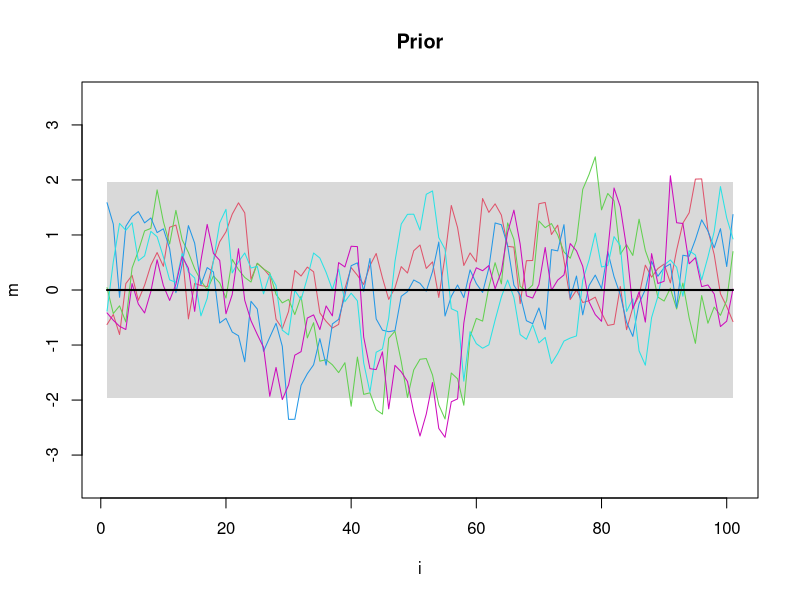
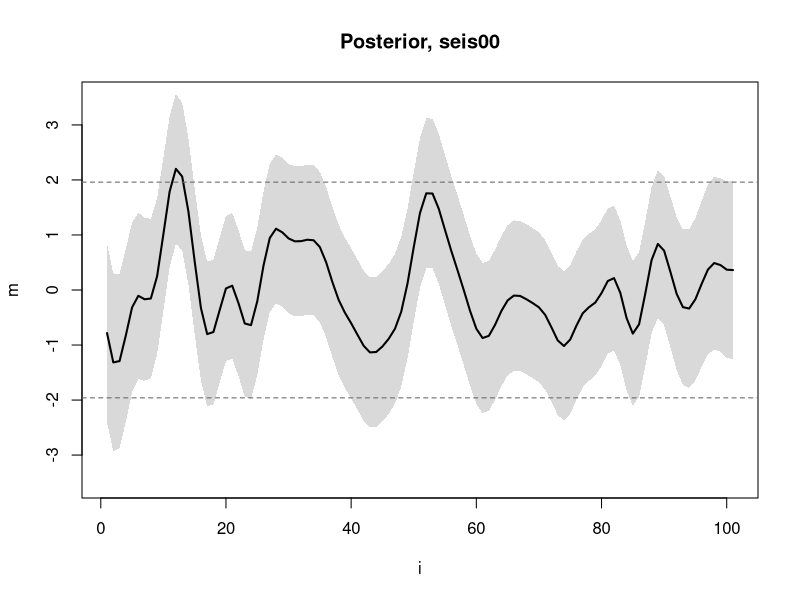
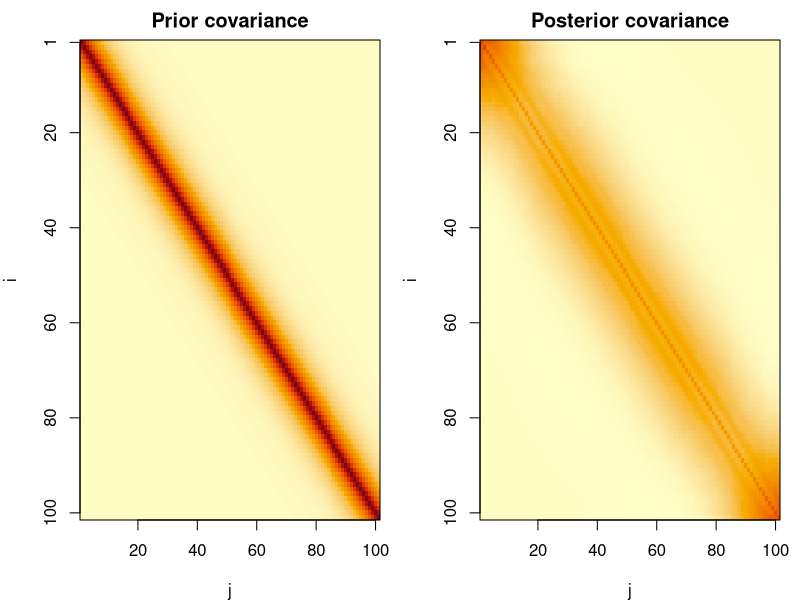
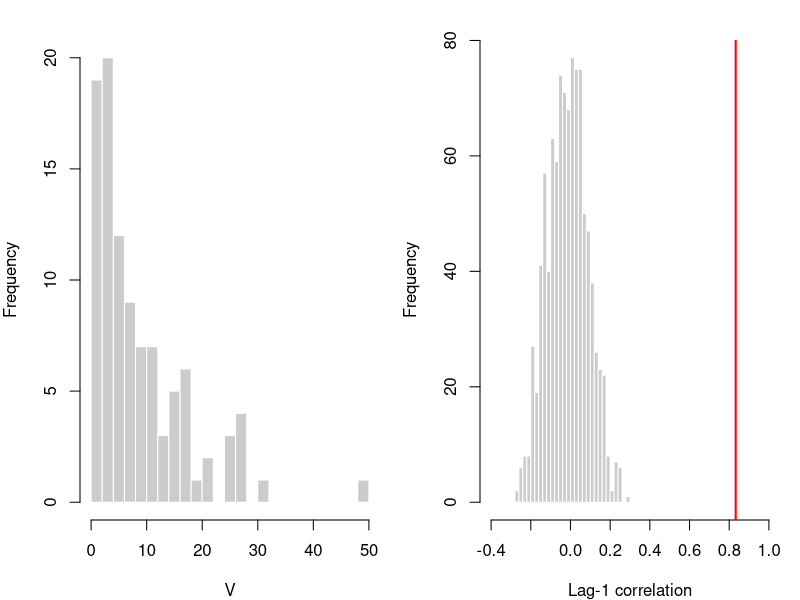
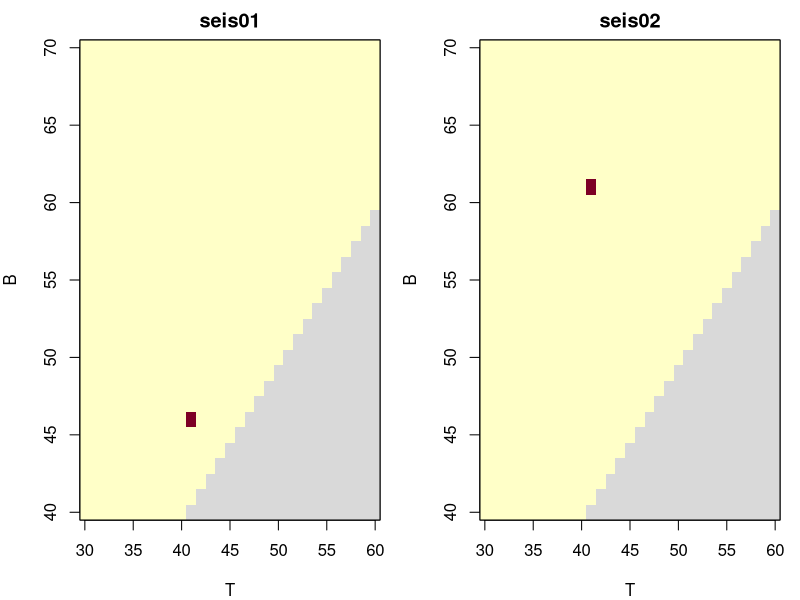
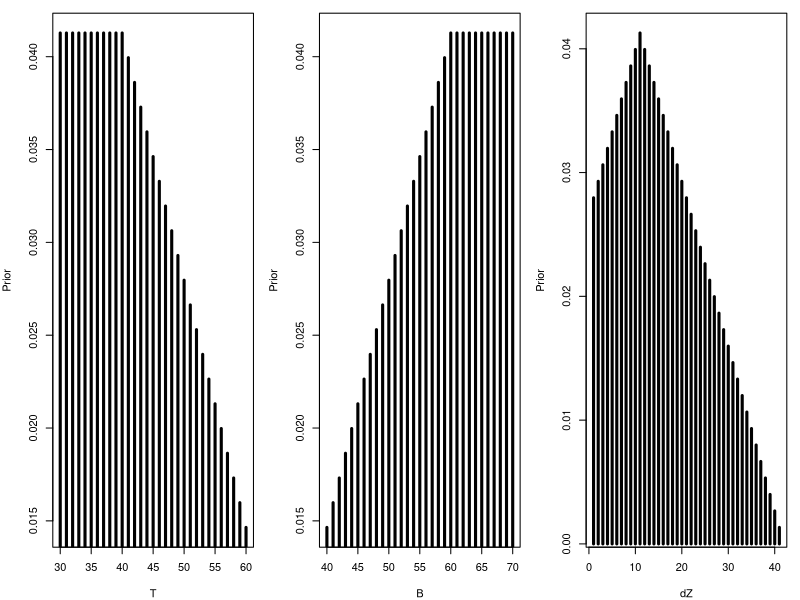
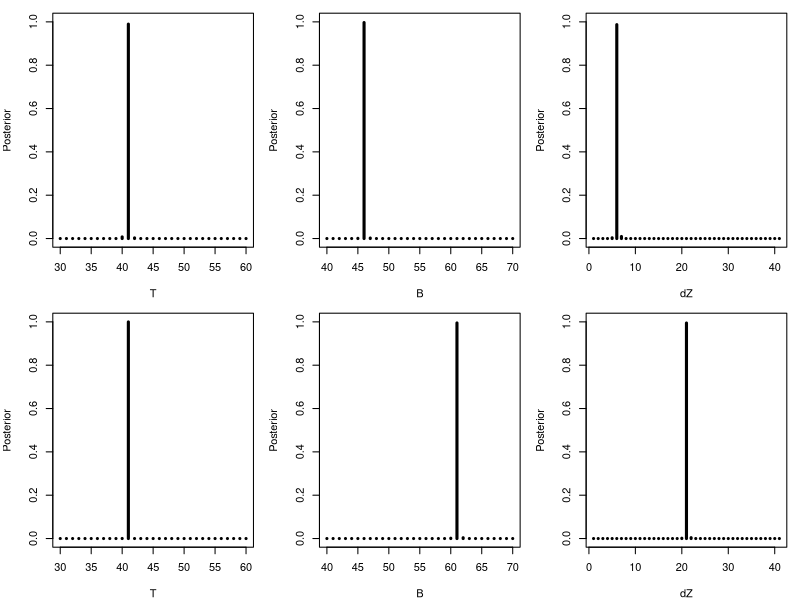
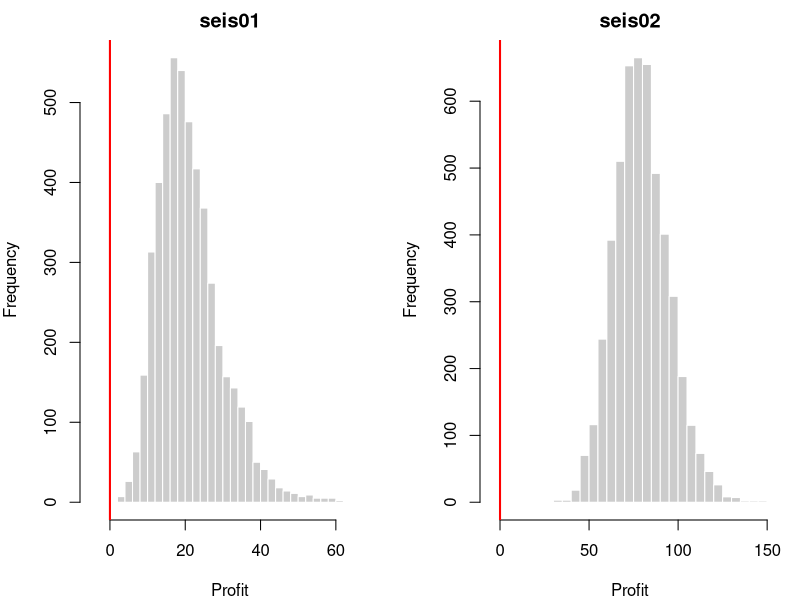

Generate these figures, in order, with R:
## ---- chunk 1
knitr::opts_chunk$set(echo = FALSE, message = FALSE, warning = FALSE,
                      fig.align = "center", fig.width = 7.5, fig.height = 3.6,
                      out.width = "95%", fig.pos = "H")
## ---- chunk 2
# ---- Data ----
A <- as.matrix(read.table("data/A.txt"))
dimnames(A) <- NULL
d00 <- scan("data/seis00.txt", quiet = TRUE)
d01 <- scan("data/seis01.txt", quiet = TRUE)
d02 <- scan("data/seis02.txt", quiet = TRUE)
n <- nrow(A)
idx <- 1:n
## ---- chunk 3
# ---- Helper functions ----

# exponential covariance, S_ij = s2 * exp(-3|i-j|/l)
cov_exp <- function(n, s2, l) {
  s2 * exp(-3 * abs(outer(1:n, 1:n, "-")) / l)
}

# posterior of m given d (Gaussian conditioning, 1a)
post_m <- function(d, mu, S, s2e) {
  S_d <- A %*% S %*% t(A) + s2e * diag(n)
  K <- S %*% t(A) %*% solve(S_d)
  S_post <- S - K %*% A %*% S
  list(mean = drop(mu + K %*% (d - A %*% mu)),
       cov = (S_post + t(S_post)) / 2)
}

# k draws from N(mu, S), one per row
draw_mvn <- function(k, mu, S) {
  L <- t(chol(S + 1e-10 * diag(length(mu))))
  Z <- matrix(rnorm(length(mu) * k), length(mu), k)
  t(mu + L %*% Z)
}

# mean with 95% band, optionally some realisations on top
plot_band <- function(mean, sd, title, ylim, sims = NULL) {
  plot(idx, mean, type = "n", ylim = ylim, xlab = "i", ylab = "m", main = title)
  polygon(c(idx, rev(idx)), c(mean - 1.96 * sd, rev(mean + 1.96 * sd)),
          col = "grey85", border = NA)
  if (!is.null(sims)) matlines(idx, t(sims), lty = 1, col = 2:6)
  lines(idx, mean, lwd = 2)
}
## ---- chunk 4
# ---- 1b ----
mu0 <- 0; s2m <- 1; l <- 20; s2e <- 0.04
mu_prior <- rep(mu0, n)
S_prior <- cov_exp(n, s2m, l)

set.seed(1)
prior_draws <- draw_mvn(5, mu_prior, S_prior)
plot_band(mu_prior, sqrt(diag(S_prior)), "Prior", c(-3.5, 3.5), prior_draws)
## ---- chunk 5
# ---- 1c ----
post00 <- post_m(d00, mu_prior, S_prior, s2e)
plot_band(post00$mean, sqrt(diag(post00$cov)), "Posterior, seis00", c(-3.5, 3.5))
abline(h = c(-1.96, 1.96), lty = 2, col = "grey40")
## ---- chunk 6
plot_cov <- function(S, title, zlim) {
  image(idx, idx, t(S)[, n:1], zlim = zlim, col = hcl.colors(64, "YlOrRd", rev = TRUE),
        xlab = "j", ylab = "i", main = title, axes = FALSE)
  axis(1)
  axis(2, at = n + 1 - c(1, 20, 40, 60, 80, 100), labels = c(1, 20, 40, 60, 80, 100))
  box()
}
zlim <- range(S_prior, post00$cov)
par(mfrow = c(1, 2), mar = c(4, 4, 2, 1))
plot_cov(S_prior, "Prior covariance", zlim)
plot_cov(post00$cov, "Posterior covariance", zlim)
## ---- chunk 7
# ---- 1d ----
cval <- -1
volume <- function(m) sum((cval - m) * (m < cval))

B <- 100
set.seed(2)
m_draws <- draw_mvn(B, post00$mean, post00$cov)
V <- apply(m_draws, 1, volume)

V_stats <- c(mean = mean(V), median = median(V), sd = sd(V))
knitr::kable(t(round(V_stats, 2)), caption = "Posterior mean, median and sd of $V$ ($B=100$).")
## ---- chunk 8
hist(V, breaks = 20, col = "grey80", border = "white", main = "", xlab = "V")
## ---- chunk 9
# ---- 1e ----
V_sorted <- sort(V)
P10 <- V_sorted[10]
P90 <- V_sorted[90]

# number below P10 is Bin(B, 0.1)
r <- qbinom(0.025, B, 0.1)
s <- qbinom(0.975, B, 0.1) + 1
cover <- pbinom(s - 1, B, 0.1) - pbinom(r - 1, B, 0.1)
## ---- chunk 10
# ---- 1f ----
lag1 <- function(x) cor(x[-1], x[-length(x)])

rho <- lag1(d00)
set.seed(4)
rho_perm <- replicate(1000, lag1(sample(d00)))

hist(rho_perm, breaks = 30, col = "grey80", border = "white", main = "",
     xlab = "Lag-1 correlation", xlim = c(-0.4, 1))
abline(v = rho, col = "red", lwd = 2)
## ---- chunk 11
# ---- 2a ----
dmu <- 5
pairs <- subset(expand.grid(T = 30:60, B = 40:70), T <= B)
pairs$dZ <- pairs$B - pairs$T + 1

# prior mean with a zone from T to B (T = NA means no zone)
zone_mean <- function(T, B) {
  m <- rep(mu0, n)
  if (!is.na(T)) m[T:B] <- mu0 - dmu
  m
}

S_d <- A %*% S_prior %*% t(A) + s2e * diag(n)
L_d <- t(chol(S_d))

# log p(d | T, B) without the constant
loglik <- function(d, mu, L = L_d) {
  e <- forwardsolve(L, d - A %*% mu)
  -0.5 * sum(e^2)
}

logsumexp <- function(x) max(x) + log(sum(exp(x - max(x))))

post_TB <- function(d, L = L_d) {
  ll <- sapply(1:nrow(pairs), function(k) loglik(d, zone_mean(pairs$T[k], pairs$B[k]), L))
  list(ll = ll, prob = exp(ll - logsumexp(ll)))
}

zone01 <- post_TB(d01)
zone02 <- post_TB(d02)
## ---- chunk 12
plot_heat <- function(prob, title) {
  M <- matrix(NA, 31, 31)
  M[cbind(pairs$T - 29, pairs$B - 39)] <- prob
  image(30:60, 40:70, M, col = hcl.colors(64, "YlOrRd", rev = TRUE),
        xlab = "T", ylab = "B", main = title)
  image(30:60, 40:70, ifelse(is.na(M), 1, NA), col = "grey85", add = TRUE)
  box()
}
par(mfrow = c(1, 2), mar = c(4, 4, 2, 1))
plot_heat(zone01$prob, "seis01")
plot_heat(zone02$prob, "seis02")
## ---- chunk 13
marginal <- function(w, x, vals) sapply(vals, function(v) sum(w[x == v]))
prior_TB <- rep(1 / nrow(pairs), nrow(pairs))

par(mfrow = c(1, 3), mar = c(4, 4, 1, 1))
plot(30:60, marginal(prior_TB, pairs$T, 30:60), type = "h", lwd = 3, xlab = "T", ylab = "Prior")
plot(40:70, marginal(prior_TB, pairs$B, 40:70), type = "h", lwd = 3, xlab = "B", ylab = "Prior")
plot(1:41, marginal(prior_TB, pairs$dZ, 1:41), type = "h", lwd = 3, xlab = "dZ", ylab = "Prior")
## ---- chunk 14
par(mfrow = c(2, 3), mar = c(4, 4, 1, 1))
for (z in list(zone01, zone02)) {
  plot(30:60, marginal(z$prob, pairs$T, 30:60), type = "h", lwd = 3, ylim = c(0, 1),
       xlab = "T", ylab = "Posterior")
  plot(40:70, marginal(z$prob, pairs$B, 40:70), type = "h", lwd = 3, ylim = c(0, 1),
       xlab = "B", ylab = "Posterior")
  plot(1:41, marginal(z$prob, pairs$dZ, 1:41), type = "h", lwd = 3, ylim = c(0, 1),
       xlab = "dZ", ylab = "Posterior")
}
## ---- chunk 15
best_pair <- function(prob) {
  k <- which.max(prob)
  c(T = pairs$T[k], B = pairs$B[k], dZ = pairs$dZ[k], prob = prob[k])
}
best <- rbind(seis01 = best_pair(zone01$prob), seis02 = best_pair(zone02$prob))
## ---- chunk 16
# ---- 2b ----
p0 <- 1 / 2
prob_nozone <- function(z, d) {
  l0 <- log(p0) + loglik(d, zone_mean(NA, NA))
  l1 <- log(1 - p0) + logsumexp(z$ll) - log(nrow(pairs))
  exp(l0 - logsumexp(c(l0, l1)))
}
p_nozone <- c(seis01 = prob_nozone(zone01, d01), seis02 = prob_nozone(zone02, d02))
## ---- chunk 17
# ---- 2c ----
a <- 1; b <- 10; nsim <- 5000
K <- S_prior %*% t(A) %*% solve(S_d)
L_post <- t(chol(post00$cov + 1e-10 * diag(n)))

sim_volume <- function(z, d, p_no) {
  w <- c(p_no, (1 - p_no) * z$prob)
  Ts <- c(NA, pairs$T); Bs <- c(NA, pairs$B)
  pick <- sample(length(w), nsim, replace = TRUE, prob = w)
  sapply(pick, function(k) {
    mu_k <- zone_mean(Ts[k], Bs[k])
    m <- mu_k + K %*% (d - A %*% mu_k) + L_post %*% rnorm(n)
    volume(m)
  })
}
set.seed(5)
V01 <- sim_volume(zone01, d01, p_nozone[1])
V02 <- sim_volume(zone02, d02, p_nozone[2])
profit <- list(seis01 = a * V01 - b, seis02 = a * V02 - b)

profit_tab <- t(sapply(profit, function(x)
  c(mean(x + b) / a, mean(x), mean(x < 0), quantile(x, c(0.1, 0.5, 0.9)))))
knitr::kable(profit_tab, digits = 2,
             col.names = c("E(V|d)", "E(profit|d)", "P(profit<0|d)", "P10", "P50", "P90"),
             caption = "Posterior summaries of $V$ and the profit $aV-b$ (5000 simulations).")
## ---- chunk 18
par(mfrow = c(1, 2), mar = c(4, 4, 2, 1))
for (nm in names(profit)) {
  hist(profit[[nm]], breaks = 30, col = "grey80", border = "white", main = nm,
       xlab = "Profit", xlim = range(-5, profit[[nm]]))
  abline(v = 0, col = "red", lwd = 2)
}
## ---- chunk 19
# ---- 3a ----
tau2 <- 0.25
S_prior_mu <- S_prior + tau2 * matrix(1, n, n)
S_d_mu <- A %*% S_prior_mu %*% t(A) + s2e * diag(n)
zone01_mu <- post_TB(d01, L = t(chol(S_d_mu)))
max_diff <- max(abs(zone01_mu$prob - zone01$prob))
## ---- chunk 20
# ---- 3b ----
alpha <- 2; beta <- 1; nu <- 0.04
C <- A %*% (S_prior / s2m) %*% t(A) + nu * diag(n)
L_C <- t(chol(C))
quad_form <- function(d) sapply(1:nrow(pairs), function(k) {
  e <- forwardsolve(L_C, d - A %*% zone_mean(pairs$T[k], pairs$B[k]))
  sum(e^2)
})

# p(T, B | d) with s2m integrated out (used in 3c)
post_TB_t <- function(Q) {
  lw <- -(alpha + n / 2) * log(beta + Q / 2)
  exp(lw - logsumexp(lw))
}
Q01 <- quad_form(d01); Q02 <- quad_form(d02)
zone01_t <- post_TB_t(Q01); zone02_t <- post_TB_t(Q02)

# draws from p(s2m | d), a mixture of inverse gammas
draw_s2m <- function(Q, w, k = 20000) {
  j <- sample(length(w), k, replace = TRUE, prob = w)
  1 / rgamma(k, shape = alpha + n / 2, rate = beta + Q[j] / 2)
}
set.seed(6)
s2m_01 <- draw_s2m(Q01, zone01_t); s2m_02 <- draw_s2m(Q02, zone02_t)
s2m_tab <- rbind(seis01 = c(mean(s2m_01), quantile(s2m_01, c(0.025, 0.975))),
                 seis02 = c(mean(s2m_02), quantile(s2m_02, c(0.025, 0.975))))
knitr::kable(s2m_tab, digits = 2, col.names = c("posterior mean", "2.5%", "97.5%"),
             caption = "Posterior mean and 95\\% credibility interval for $\\sigma_m^2$.")
## ---- chunk 21
dinvgamma <- function(x, a, b) exp(a * log(b) - lgamma(a) - (a + 1) * log(x) - b / x)
dens_s2m <- function(x, Q, w) sapply(x, function(v) sum(w * dinvgamma(v, alpha + n / 2, beta + Q / 2)))

x <- seq(0.05, 2.5, length.out = 400)
f01 <- dens_s2m(x, Q01, zone01_t)
f02 <- dens_s2m(x, Q02, zone02_t)
plot(x, f01, type = "l", lwd = 2, col = "darkgreen", ylim = c(0, max(f01, f02)),
     xlab = expression(sigma[m]^2), ylab = "Density")
lines(x, f02, lwd = 2, col = "darkorange")
lines(x, dinvgamma(x, alpha, beta), lwd = 2, col = "grey60")
legend("topright", c("prior", "seis01", "seis02"), lwd = 2,
       col = c("grey60", "darkgreen", "darkorange"), bty = "n")
## ---- chunk 22
# ---- 3c ----
compare <- function(p_fix, p_t) {
  i <- which.max(p_fix); j <- which.max(p_t)
  c(mode_fix = paste0("(", pairs$T[i], ",", pairs$B[i], ")"), prob_fix = round(p_fix[i], 3),
    dZ_fix = round(sum(p_fix * pairs$dZ), 2),
    mode_t = paste0("(", pairs$T[j], ",", pairs$B[j], ")"), prob_t = round(p_t[j], 3),
    dZ_t = round(sum(p_t * pairs$dZ), 2))
}
cmp_tab <- rbind(seis01 = compare(zone01$prob, zone01_t), seis02 = compare(zone02$prob, zone02_t))
knitr::kable(cmp_tab, col.names = c("mode", "prob.", "E(dZ|d)", "mode", "prob.", "E(dZ|d)"),
             caption = "Posterior of $(T,B)$ with fixed $\\sigma_m^2=1$ (columns 1--3) and with $\\sigma_m^2$ integrated out (columns 4--6).")
